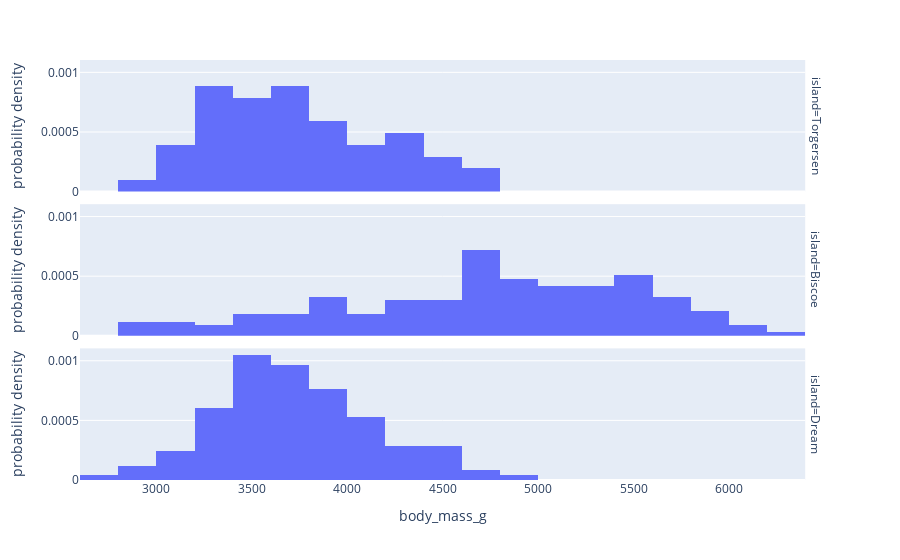

The notebook cell saved with this chart:
### Code cell
px.histogram(
    df,
    x="body_mass_g",
    facet_row="island",
    histnorm='probability density'
)

### Figure 1 — Plotly figure (JSON) as saved in the notebook; plotly's stock layout.template omitted (floating-point values rounded to 4 significant figures; data arrays with more than 128 entries replaced by an {"elided": "..."} marker saying what was removed)
{"data": [{"alignmentgroup": "True", "bingroup": "x", "histnorm": "probability density", "hovertemplate": "island=Torgersen<br>body_mass_g=%{x}<br>probability density=%{y}<extra></extra>", "legendgroup": "", "marker": {"color": "#636efa", "pattern": {"shape": ""}}, "name": "", "offsetgroup": "", "orientation": "v", "showlegend": false, "type": "histogram", "x": [3750, 3800, 3250, null, 3450, 3650, 3625, 4675, 3475, 4250, 3300, 3700, 3200, 3800, 4400, 3700, 3450, 4500, 3325, 4200, 3050, 4450, 3600, 3900, 3550, 4150, 3700, 4250, 3700, 3900, 3550, 4000, 3200, 4700, 3800, 4200, 2900, 3775, 3350, 3325, 3150, 3500, 3450, 3875, 3050, 4000, 3275, 4300, 3050, 4000, 3325, 3500], "xaxis": "x3", "yaxis": "y3"}, {"alignmentgroup": "True", "bingroup": "x", "histnorm": "probability density", "hovertemplate": "island=Biscoe<br>body_mass_g=%{x}<br>probability density=%{y}<extra></extra>", "legendgroup": "", "marker": {"color": "#636efa", "pattern": {"shape": ""}}, "name": "", "offsetgroup": "", "orientation": "v", "showlegend": false, "type": "histogram", "x": {"elided": "168 int values"}, "xaxis": "x2", "yaxis": "y2"}, {"alignmentgroup": "True", "bingroup": "x", "histnorm": "probability density", "hovertemplate": "island=Dream<br>body_mass_g=%{x}<br>probability density=%{y}<extra></extra>", "legendgroup": "", "marker": {"color": "#636efa", "pattern": {"shape": ""}}, "name": "", "offsetgroup": "", "orientation": "v", "showlegend": false, "type": "histogram", "x": [3250, 3900, 3300, 3900, 3325, 4150, 3950, 3550, 3300, 4650, 3150, 3900, 3100, 4400, 3000, 4600, 3425, 2975, 3450, 4150, 3350, 3550, 3800, 3500, 3950, 3600, 3550, 4300, 3400, 4450, 3300, 4300, 3700, 4350, 2900, 4100, 3500, 4475, 3425, 3900, 3175, 3975, 3400, 4250, 3400, 3475, 3050, 3725, 3000, 3650, 4250, 3475, 3450, 3750, 3700, 4000, 3500, 3900, 3650, 3525, 3725, 3950, 3250, 3750, 4150, 3700, 3800, 3775, 3700, 4050, 3575, 4050, 3300, 3700, 3450, 4400, 3600, 3400, 2900, 3800, 3300, 4150, 3400, 3800, 3700, 4550, 3200, 4300, 3350, 4100, 3600, 3900, 3850, 4800, 2700, 4500, 3950, 3650, 3550, 3500, 3675, 4450, 3400, 4300, 3250, 3675, 3325, 3950, 3600, 4050, 3350, 3450, 3250, 4050, 3800, 3525, 3950, 3650, 3650, 4000, 3400, 3775, 4100, 3775], "xaxis": "x", "yaxis": "y"}], "layout": {"annotations": [{"font": {}, "showarrow": false, "text": "island=Dream", "textangle": 90, "x": 0.98, "xanchor": "left", "xref": "paper", "y": 0.1567, "yanchor": "middle", "yref": "paper"}, {"font": {}, "showarrow": false, "text": "island=Biscoe", "textangle": 90, "x": 0.98, "xanchor": "left", "xref": "paper", "y": 0.5, "yanchor": "middle", "yref": "paper"}, {"font": {}, "showarrow": false, "text": "island=Torgersen", "textangle": 90, "x": 0.98, "xanchor": "left", "xref": "paper", "y": 0.8433, "yanchor": "middle", "yref": "paper"}], "barmode": "relative", "legend": {"tracegroupgap": 0}, "margin": {"t": 60}, "xaxis": {"anchor": "y", "domain": [0, 0.98], "title": {"text": "body_mass_g"}}, "xaxis2": {"anchor": "y2", "domain": [0, 0.98], "matches": "x", "showticklabels": false}, "xaxis3": {"anchor": "y3", "domain": [0, 0.98], "matches": "x", "showticklabels": false}, "yaxis": {"anchor": "x", "domain": [0, 0.3133], "title": {"text": "probability density"}}, "yaxis2": {"anchor": "x2", "domain": [0.3433, 0.6567], "matches": "y", "title": {"text": "probability density"}}, "yaxis3": {"anchor": "x3", "domain": [0.6867, 1.0], "matches": "y", "title": {"text": "probability density"}}}}
